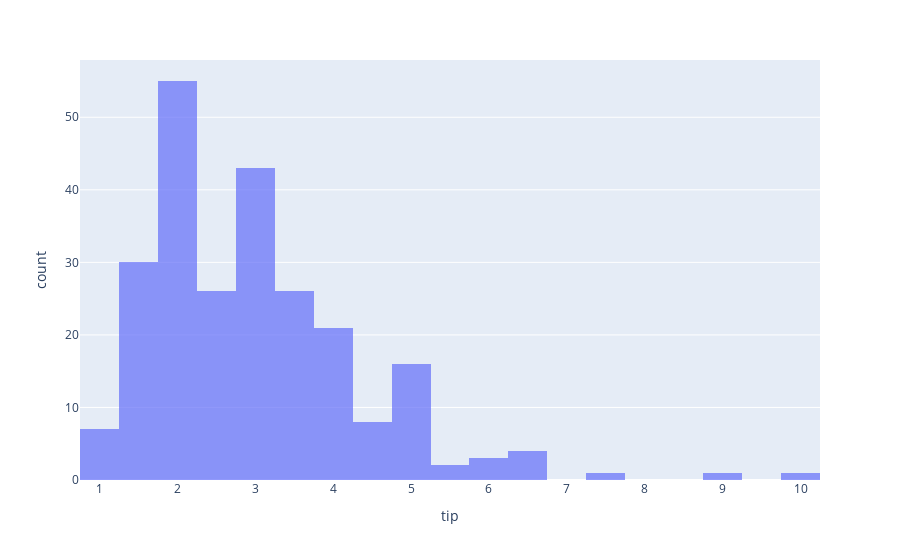

Notebook source saved alongside this figure:
### Markdown cell above
#### quartiles and IQR

### Code cell
tips = sns.load_dataset('tips')
px.histogram(tips, 'tip', nbins=30, opacity=0.7)

### Figure 1 — Plotly figure (JSON) as saved in the notebook; plotly's stock layout.template omitted (floating-point values rounded to 4 significant figures; data arrays with more than 128 entries replaced by an {"elided": "..."} marker saying what was removed)
{"data": [{"alignmentgroup": "True", "bingroup": "x", "hoverlabel": {"namelength": 0}, "hovertemplate": "tip=%{x}<br>count=%{y}", "legendgroup": "", "marker": {"color": "#636efa", "opacity": 0.7}, "name": "", "nbinsx": 30, "offsetgroup": "", "orientation": "v", "showlegend": false, "type": "histogram", "x": {"elided": "244 float values"}, "xaxis": "x", "yaxis": "y"}], "layout": {"autosize": true, "barmode": "relative", "legend": {"tracegroupgap": 0}, "margin": {"t": 60}, "xaxis": {"anchor": "y", "autorange": true, "domain": [0, 1], "range": [0.75, 10.25], "title": {"text": "tip"}, "type": "linear"}, "yaxis": {"anchor": "x", "autorange": true, "domain": [0, 1], "range": [0, 57.89], "title": {"text": "count"}}}}
